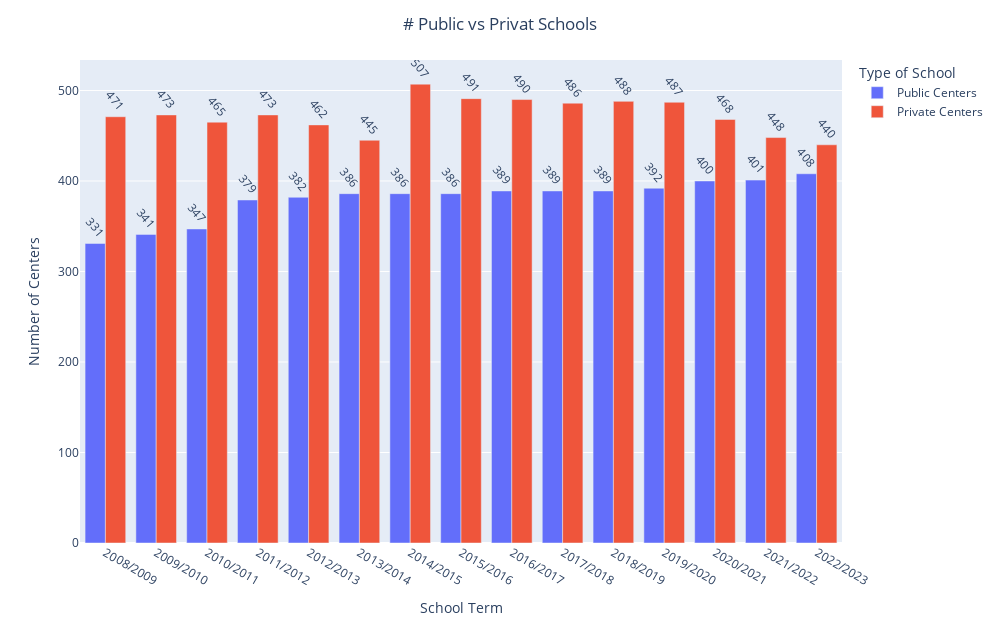

Notebook source saved alongside this figure:
### Markdown cell above
## 3 - Create a bar chart comparing the number of public and private schools over the years. Since 2008, when more children were born, until 2023, the last data available

### Code cell
# Step 1: Create the traces of the plots
fig = px.bar(centers, 
             x = 'Curs', 
             y = ['Centres_Publics', 'Centres_Privats'], 
             labels={'Curs': 'School Term', 'Centres_Publics': 'Public Centers', 'Centres_Privats': 'Private Centers'},
             text_auto=True, # Add text labels automatically)
             category_orders={'Curs': sorted(centers['Curs'].unique(), key=lambda x: str(x))}  # Sort x-axis in ascending order
            )  

# Step 2: Update legend names manually
fig.for_each_trace(lambda t: t.update(name={'Centres_Publics': 'Public Centers', 
                                            'Centres_Privats': 'Private Centers'}[t.name]))

# Step 3: Adjust text position and angle
fig.update_traces(textangle=50,  # Rotate text 50º
                  textposition="outside")  # Ensure text is visible above bars

# Step 4: Update the layout of the plot
fig.update_layout(title_text='# Public vs Privat Schools',
                  title_x=0.5,  # Centers the title
                  xaxis_title='School Term',
                  yaxis_title='Number of Centers',
                  legend_title='Type of School',
                  width=1000,  # Set the width of the plot (increase for wider)
                  height=625,
                  barmode='group') # display multiple bars for each category side by side

# Step 5: Show the plot
fig.show()

### Figure 1 — Plotly figure (JSON) as saved in the notebook; plotly's stock layout.template omitted (floating-point values rounded to 4 significant figures)
{"data": [{"alignmentgroup": "True", "hovertemplate": "variable=Centres_Publics<br>School Term=%{x}<br>value=%{y}<extra></extra>", "legendgroup": "Centres_Publics", "marker": {"color": "#636efa", "pattern": {"shape": ""}}, "name": "Public Centers", "offsetgroup": "Centres_Publics", "orientation": "v", "showlegend": true, "textangle": 50, "textposition": "outside", "texttemplate": "%{y}", "type": "bar", "x": ["2022/2023", "2021/2022", "2020/2021", "2019/2020", "2018/2019", "2017/2018", "2016/2017", "2015/2016", "2014/2015", "2013/2014", "2012/2013", "2011/2012", "2010/2011", "2009/2010", "2008/2009"], "xaxis": "x", "y": [408, 401, 400, 392, 389, 389, 389, 386, 386, 386, 382, 379, 347, 341, 331], "yaxis": "y"}, {"alignmentgroup": "True", "hovertemplate": "variable=Centres_Privats<br>School Term=%{x}<br>value=%{y}<extra></extra>", "legendgroup": "Centres_Privats", "marker": {"color": "#EF553B", "pattern": {"shape": ""}}, "name": "Private Centers", "offsetgroup": "Centres_Privats", "orientation": "v", "showlegend": true, "textangle": 50, "textposition": "outside", "texttemplate": "%{y}", "type": "bar", "x": ["2022/2023", "2021/2022", "2020/2021", "2019/2020", "2018/2019", "2017/2018", "2016/2017", "2015/2016", "2014/2015", "2013/2014", "2012/2013", "2011/2012", "2010/2011", "2009/2010", "2008/2009"], "xaxis": "x", "y": [440, 448, 468, 487, 488, 486, 490, 491, 507, 445, 462, 473, 465, 473, 471], "yaxis": "y"}], "layout": {"barmode": "group", "height": 625, "legend": {"title": {"text": "Type of School"}, "tracegroupgap": 0}, "margin": {"t": 60}, "title": {"text": "# Public vs Privat Schools", "x": 0.5}, "width": 1000, "xaxis": {"anchor": "y", "autorange": true, "categoryarray": ["2008/2009", "2009/2010", "2010/2011", "2011/2012", "2012/2013", "2013/2014", "2014/2015", "2015/2016", "2016/2017", "2017/2018", "2018/2019", "2019/2020", "2020/2021", "2021/2022", "2022/2023"], "categoryorder": "array", "domain": [0, 1], "range": [-0.5, 14.5], "title": {"text": "School Term"}, "type": "category"}, "yaxis": {"anchor": "x", "autorange": true, "domain": [0, 1], "range": [0, 533.7], "title": {"text": "Number of Centers"}, "type": "linear"}}}
